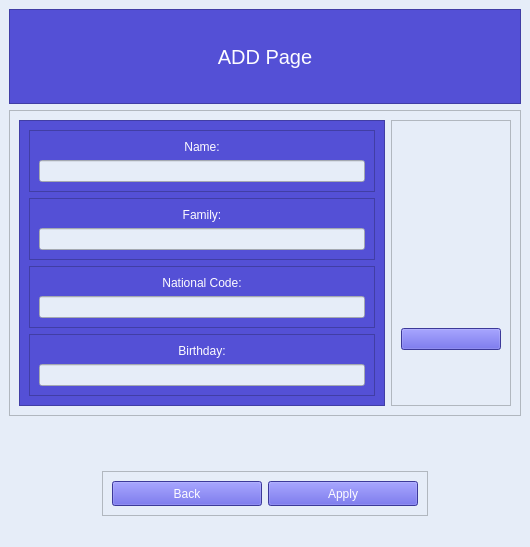
<?xml version="1.0" encoding="UTF-8"?>
<ui version="4.0">
 <class>MainWindow</class>
 <widget class="QMainWindow" name="MainWindow">
  <property name="geometry">
   <rect>
    <x>0</x>
    <y>0</y>
    <width>530</width>
    <height>547</height>
   </rect>
  </property>
  <property name="windowTitle">
   <string>Add Window</string>
  </property>
  <property name="styleSheet">
   <string notr="true">background-color: rgb(230, 237, 248);</string>
  </property>
  <widget class="QWidget" name="centralwidget">
   <layout class="QVBoxLayout" name="verticalLayout_7">
    <item>
     <widget class="QFrame" name="frame">
      <property name="styleSheet">
       <string notr="true">background-color: rgb(84, 80, 214);
color: rgb(253, 252, 255);</string>
      </property>
      <property name="frameShape">
       <enum>QFrame::StyledPanel</enum>
      </property>
      <property name="frameShadow">
       <enum>QFrame::Raised</enum>
      </property>
      <layout class="QHBoxLayout" name="horizontalLayout">
       <item>
        <widget class="QLabel" name="label_5">
         <property name="font">
          <font>
           <pointsize>15</pointsize>
          </font>
         </property>
         <property name="styleSheet">
          <string notr="true"/>
         </property>
         <property name="text">
          <string>ADD Page</string>
         </property>
         <property name="alignment">
          <set>Qt::AlignCenter</set>
         </property>
        </widget>
       </item>
      </layout>
     </widget>
    </item>
    <item>
     <widget class="QFrame" name="frame_2">
      <property name="styleSheet">
       <string notr="true"/>
      </property>
      <property name="frameShape">
       <enum>QFrame::StyledPanel</enum>
      </property>
      <property name="frameShadow">
       <enum>QFrame::Raised</enum>
      </property>
      <layout class="QHBoxLayout" name="horizontalLayout_2">
       <item>
        <widget class="QFrame" name="frame_9">
         <property name="styleSheet">
          <string notr="true">background-color: rgb(84, 80, 214);
color: rgb(253, 252, 255);</string>
         </property>
         <property name="frameShape">
          <enum>QFrame::StyledPanel</enum>
         </property>
         <property name="frameShadow">
          <enum>QFrame::Raised</enum>
         </property>
         <layout class="QVBoxLayout" name="verticalLayout_2">
          <item>
           <widget class="QFrame" name="frame_6">
            <property name="frameShape">
             <enum>QFrame::StyledPanel</enum>
            </property>
            <property name="frameShadow">
             <enum>QFrame::Raised</enum>
            </property>
            <layout class="QVBoxLayout" name="verticalLayout_5">
             <item>
              <widget class="QLabel" name="label_3">
               <property name="font">
                <font/>
               </property>
               <property name="text">
                <string>Name:</string>
               </property>
               <property name="alignment">
                <set>Qt::AlignCenter</set>
               </property>
              </widget>
             </item>
             <item>
              <widget class="QLineEdit" name="name_tb">
               <property name="font">
                <font/>
               </property>
               <property name="styleSheet">
                <string notr="true">background-color: rgb(230, 237, 248);
color: rgb(0, 0, 0);</string>
               </property>
               <property name="alignment">
                <set>Qt::AlignCenter</set>
               </property>
              </widget>
             </item>
            </layout>
           </widget>
          </item>
          <item>
           <widget class="QFrame" name="frame_4">
            <property name="frameShape">
             <enum>QFrame::StyledPanel</enum>
            </property>
            <property name="frameShadow">
             <enum>QFrame::Raised</enum>
            </property>
            <layout class="QVBoxLayout" name="verticalLayout_3">
             <item>
              <widget class="QLabel" name="label">
               <property name="font">
                <font/>
               </property>
               <property name="text">
                <string>Family:</string>
               </property>
               <property name="alignment">
                <set>Qt::AlignCenter</set>
               </property>
              </widget>
             </item>
             <item>
              <widget class="QLineEdit" name="family_tb">
               <property name="font">
                <font/>
               </property>
               <property name="styleSheet">
                <string notr="true">background-color: rgb(230, 237, 248);
color: rgb(0, 0, 0);</string>
               </property>
               <property name="alignment">
                <set>Qt::AlignCenter</set>
               </property>
              </widget>
             </item>
            </layout>
           </widget>
          </item>
          <item>
           <widget class="QFrame" name="frame_5">
            <property name="frameShape">
             <enum>QFrame::StyledPanel</enum>
            </property>
            <property name="frameShadow">
             <enum>QFrame::Raised</enum>
            </property>
            <layout class="QVBoxLayout" name="verticalLayout_4">
             <item>
              <widget class="QLabel" name="label_2">
               <property name="font">
                <font/>
               </property>
               <property name="text">
                <string>National Code:</string>
               </property>
               <property name="alignment">
                <set>Qt::AlignCenter</set>
               </property>
              </widget>
             </item>
             <item>
              <widget class="QLineEdit" name="nc_tb">
               <property name="font">
                <font/>
               </property>
               <property name="styleSheet">
                <string notr="true">background-color: rgb(230, 237, 248);
color: rgb(0, 0, 0);</string>
               </property>
               <property name="alignment">
                <set>Qt::AlignCenter</set>
               </property>
              </widget>
             </item>
            </layout>
           </widget>
          </item>
          <item>
           <widget class="QFrame" name="frame_7">
            <property name="frameShape">
             <enum>QFrame::StyledPanel</enum>
            </property>
            <property name="frameShadow">
             <enum>QFrame::Raised</enum>
            </property>
            <layout class="QVBoxLayout" name="verticalLayout_6">
             <item>
              <widget class="QLabel" name="label_4">
               <property name="font">
                <font/>
               </property>
               <property name="text">
                <string>Birthday:</string>
               </property>
               <property name="alignment">
                <set>Qt::AlignCenter</set>
               </property>
              </widget>
             </item>
             <item>
              <widget class="QLineEdit" name="birthday_tb">
               <property name="font">
                <font/>
               </property>
               <property name="styleSheet">
                <string notr="true">background-color: rgb(230, 237, 248);
color: rgb(0, 0, 0);</string>
               </property>
               <property name="alignment">
                <set>Qt::AlignCenter</set>
               </property>
              </widget>
             </item>
            </layout>
           </widget>
          </item>
         </layout>
        </widget>
       </item>
       <item>
        <widget class="QFrame" name="frame_8">
         <property name="frameShape">
          <enum>QFrame::StyledPanel</enum>
         </property>
         <property name="frameShadow">
          <enum>QFrame::Raised</enum>
         </property>
         <layout class="QVBoxLayout" name="verticalLayout_8">
          <item alignment="Qt::AlignHCenter">
           <widget class="QLabel" name="img_label">
            <property name="minimumSize">
             <size>
              <width>100</width>
              <height>100</height>
             </size>
            </property>
            <property name="maximumSize">
             <size>
              <width>100</width>
              <height>100</height>
             </size>
            </property>
            <property name="text">
             <string/>
            </property>
            <property name="pixmap">
             <pixmap>icons/user picture.png</pixmap>
            </property>
            <property name="alignment">
             <set>Qt::AlignCenter</set>
            </property>
           </widget>
          </item>
          <item>
           <widget class="QPushButton" name="cam_btn">
            <property name="styleSheet">
             <string notr="true">background-color: rgb(84, 80, 214);
color: rgb(253, 252, 255);</string>
            </property>
            <property name="text">
             <string/>
            </property>
            <property name="icon">
             <iconset>
              <normaloff>icons/camera.svg</normaloff>icons/camera.svg</iconset>
            </property>
            <property name="iconSize">
             <size>
              <width>18</width>
              <height>18</height>
             </size>
            </property>
           </widget>
          </item>
         </layout>
        </widget>
       </item>
      </layout>
     </widget>
    </item>
    <item alignment="Qt::AlignHCenter|Qt::AlignBottom">
     <widget class="QFrame" name="frame_3">
      <property name="sizePolicy">
       <sizepolicy hsizetype="Preferred" vsizetype="Maximum">
        <horstretch>0</horstretch>
        <verstretch>0</verstretch>
       </sizepolicy>
      </property>
      <property name="styleSheet">
       <string notr="true"/>
      </property>
      <property name="frameShape">
       <enum>QFrame::StyledPanel</enum>
      </property>
      <property name="frameShadow">
       <enum>QFrame::Raised</enum>
      </property>
      <layout class="QFormLayout" name="formLayout">
       <item row="0" column="1">
        <widget class="QPushButton" name="apply_btn">
         <property name="minimumSize">
          <size>
           <width>150</width>
           <height>25</height>
          </size>
         </property>
         <property name="maximumSize">
          <size>
           <width>150</width>
           <height>25</height>
          </size>
         </property>
         <property name="styleSheet">
          <string notr="true">background-color: rgb(84, 80, 214);
color: rgb(253, 252, 255);</string>
         </property>
         <property name="text">
          <string>Apply</string>
         </property>
        </widget>
       </item>
       <item row="0" column="0">
        <widget class="QPushButton" name="back_btn">
         <property name="sizePolicy">
          <sizepolicy hsizetype="Minimum" vsizetype="Fixed">
           <horstretch>150</horstretch>
           <verstretch>25</verstretch>
          </sizepolicy>
         </property>
         <property name="minimumSize">
          <size>
           <width>150</width>
           <height>25</height>
          </size>
         </property>
         <property name="styleSheet">
          <string notr="true">background-color: rgb(84, 80, 214);
color: rgb(253, 252, 255);</string>
         </property>
         <property name="text">
          <string>Back</string>
         </property>
        </widget>
       </item>
      </layout>
     </widget>
    </item>
   </layout>
  </widget>
  <widget class="QMenuBar" name="menubar">
   <property name="geometry">
    <rect>
     <x>0</x>
     <y>0</y>
     <width>530</width>
     <height>22</height>
    </rect>
   </property>
  </widget>
  <widget class="QStatusBar" name="statusbar"/>
 </widget>
 <resources/>
 <connections/>
</ui>
